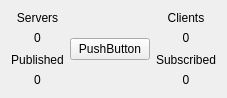
<?xml version="1.0" encoding="UTF-8"?>
<ui version="4.0">
 <class>MainWindow</class>
 <widget class="QMainWindow" name="MainWindow">
  <property name="geometry">
   <rect>
    <x>0</x>
    <y>0</y>
    <width>215</width>
    <height>98</height>
   </rect>
  </property>
  <property name="windowTitle">
   <string>Mqt Server</string>
  </property>
  <widget class="QWidget" name="centralWidget">
   <layout class="QHBoxLayout" name="horizontalLayout_2">
    <item>
     <layout class="QHBoxLayout" name="horizontalLayout">
      <item>
       <layout class="QVBoxLayout" name="verticalLayout">
        <item>
         <widget class="QLabel" name="label">
          <property name="text">
           <string>Servers</string>
          </property>
          <property name="alignment">
           <set>Qt::AlignCenter</set>
          </property>
         </widget>
        </item>
        <item>
         <widget class="QLabel" name="ServerLabel">
          <property name="text">
           <string>0</string>
          </property>
          <property name="alignment">
           <set>Qt::AlignCenter</set>
          </property>
         </widget>
        </item>
        <item>
         <spacer name="verticalSpacer">
          <property name="orientation">
           <enum>Qt::Vertical</enum>
          </property>
          <property name="sizeHint" stdset="0">
           <size>
            <width>20</width>
            <height>40</height>
           </size>
          </property>
         </spacer>
        </item>
        <item>
         <widget class="QLabel" name="label_2">
          <property name="text">
           <string>Published</string>
          </property>
          <property name="alignment">
           <set>Qt::AlignCenter</set>
          </property>
         </widget>
        </item>
        <item>
         <widget class="QLabel" name="PubLabel">
          <property name="text">
           <string>0</string>
          </property>
          <property name="alignment">
           <set>Qt::AlignCenter</set>
          </property>
         </widget>
        </item>
       </layout>
      </item>
      <item>
       <layout class="QVBoxLayout" name="verticalLayout_3">
        <item>
         <spacer name="verticalSpacer_3">
          <property name="orientation">
           <enum>Qt::Vertical</enum>
          </property>
          <property name="sizeHint" stdset="0">
           <size>
            <width>20</width>
            <height>40</height>
           </size>
          </property>
         </spacer>
        </item>
        <item>
         <widget class="QPushButton" name="CloseButton">
          <property name="text">
           <string>PushButton</string>
          </property>
         </widget>
        </item>
        <item>
         <spacer name="verticalSpacer_4">
          <property name="orientation">
           <enum>Qt::Vertical</enum>
          </property>
          <property name="sizeHint" stdset="0">
           <size>
            <width>20</width>
            <height>40</height>
           </size>
          </property>
         </spacer>
        </item>
       </layout>
      </item>
      <item>
       <layout class="QVBoxLayout" name="verticalLayout_2">
        <item>
         <widget class="QLabel" name="label_3">
          <property name="text">
           <string>Clients</string>
          </property>
          <property name="alignment">
           <set>Qt::AlignCenter</set>
          </property>
         </widget>
        </item>
        <item>
         <widget class="QLabel" name="ClientLabel">
          <property name="text">
           <string>0</string>
          </property>
          <property name="alignment">
           <set>Qt::AlignCenter</set>
          </property>
         </widget>
        </item>
        <item>
         <spacer name="verticalSpacer_2">
          <property name="orientation">
           <enum>Qt::Vertical</enum>
          </property>
          <property name="sizeHint" stdset="0">
           <size>
            <width>20</width>
            <height>40</height>
           </size>
          </property>
         </spacer>
        </item>
        <item>
         <widget class="QLabel" name="label_4">
          <property name="text">
           <string>Subscribed</string>
          </property>
          <property name="alignment">
           <set>Qt::AlignCenter</set>
          </property>
         </widget>
        </item>
        <item>
         <widget class="QLabel" name="SubLabel">
          <property name="text">
           <string>0</string>
          </property>
          <property name="alignment">
           <set>Qt::AlignCenter</set>
          </property>
         </widget>
        </item>
       </layout>
      </item>
     </layout>
    </item>
   </layout>
  </widget>
 </widget>
 <layoutdefault spacing="6" margin="11"/>
 <resources/>
 <connections/>
</ui>
